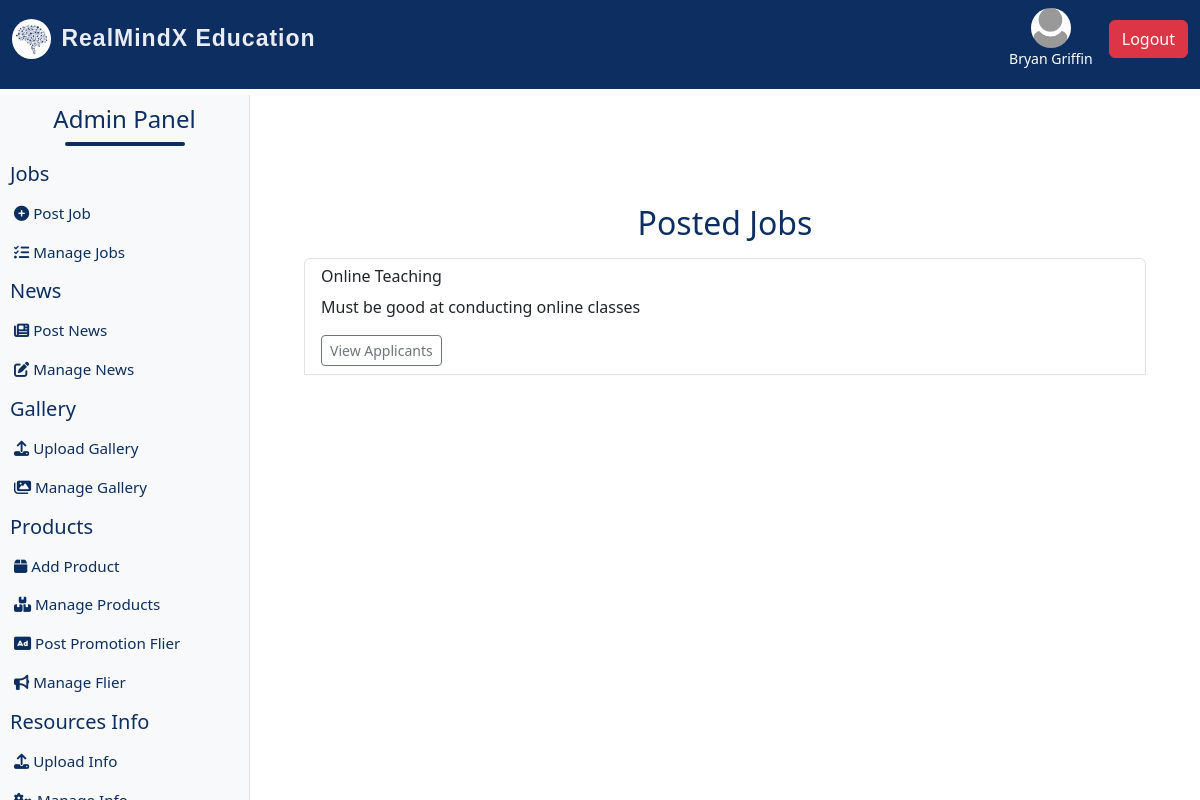
The app's page /admin/dashboard (signed in) with its own data.
### realmind/models/admin.py (models this page shows, shortened)
class Admin(UserMixin, db.Model):
    id = db.Column(db.Integer, primary_key=True)
    username = db.Column(db.String(150), unique=True, nullable=False)
    email = db.Column(db.String(150), unique=True, nullable=False)
    password = db.Column(db.String(150), nullable=False)
    profile_pic = db.Column(db.String(200), nullable=True)
    job_posts = db.relationship('JobPost', backref='admin', lazy=True)
    news_posts = db.relationship('News', backref='admin', lazy=True)
    @property
    def is_admin(self):
        return True

### realmind/models/job.py (models this page shows)
class JobPost(db.Model):
    id = db.Column(db.Integer, primary_key=True)
    title = db.Column(db.String(150), nullable=False)
    description = db.Column(db.Text, nullable=False)
    job_type = db.Column(db.String(50))
    requirements = db.Column(db.Text, nullable=False)
    date_posted = db.Column(db.DateTime, default=datetime.utcnow)
    admin_id = db.Column(db.Integer, db.ForeignKey('admin.id'), nullable=False)
    applications = db.relationship('Application', backref='job', cascade='all, delete-orphan', lazy=True)

### realmind/routes/admin_routes.py (the view)
@admin_bp.route('/admin/dashboard')
@login_required
def admin_dashboard():
    if not isinstance(current_user, Admin):
        return redirect(url_for('main.users_dashboard'))
    jobs = JobPost.query.filter_by(admin_id=current_user.id).all()
    return render_template('admin_dashboard.html', admin=current_user, jobs=jobs)

### realmind/templates/admin_dashboard.html (shortened to what this page needs)
{% extends 'index.html' %}
{% block content %}
<div class="container-fluid">
  <div class="row">
    <nav id="sidebar">
      <div>
        <div class="text-center mb-3">
          <h4 style="color:#0C2E60;">Admin Panel</h4>
          <div style="height: 4px; width: 120px; background-color: #0C2E60; margin: 0 auto; border-radius: 2px;"></div>
        </div>
        <h5 style="color:#0C2E60">Jobs</h5>
        <ul class="nav flex-column mb-2" >
          <li class="nav-item">
            <a class="nav-link" href="{{ url_for('admin.post_job') }}">
              <i class="fas fa-plus-circle"></i> <span>Post Job</span>
            </a>
          </li>
          <li class="nav-item">
            <a class="nav-link" href="{{ url_for('admin.admin_dashboard') }}">
              <i class="fas fa-tasks"></i> <span>Manage Jobs</span>
            </a>
          </li>
        </ul>
        <h5>News</h5>
        <ul class="nav flex-column mb-2">
          <li class="nav-item">
            <a class="nav-link" href="{{ url_for('admin.post_news') }}">
              <i class="fas fa-newspaper"></i> <span>Post News</span>
            </a>
          </li>
          <li class="nav-item">
            <a class="nav-link" href="{{ url_for('admin.admin_news_dashboard') }}">
              <i class="fas fa-edit"></i> <span>Manage News</span>
            </a>
          </li>
        </ul>
        <h5>Gallery</h5>
        <ul class="nav flex-column mb-2">
          <li class="nav-item">
            <a class="nav-link" href="{{ url_for('admin.upload_gallery') }}">
              <i class="fas fa-upload"></i> <span>Upload Gallery</span>
            </a>
          </li>
          <li class="nav-item">
            <a class="nav-link" href="{{ url_for('admin.manage_gallery') }}">
              <i class="fas fa-images"></i> <span>Manage Gallery</span>
            </a>
          </li>
        </ul>
        <h5>Products</h5>
        <ul class="nav flex-column mb-2">
          <li class="nav-item">
            <a class="nav-link" href="{{ url_for('admin.add_product') }}">
              <i class="fas fa-box"></i> <span>Add Product</span>
            </a>
          </li>
          <li class="nav-item">
            <a class="nav-link" href="{{ url_for('admin.manage_products') }}">
              <i class="fas fa-boxes"></i> <span>Manage Products</span>
            </a>
          </li>
          <li class="nav-item">
            <a class="nav-link" href="{{ url_for('admin.post_flier') }}">
              <i class="fas fa-ad"></i> <span>Post Promotion Flier</span>
            </a>
          </li>
          <li class="nav-item">
            <a class="nav-link" href="{{ url_for('admin.manage_fliers') }}">
              <i class="fas fa-bullhorn"></i> <span>Manage Flier</span>
            </a>
          </li>
        </ul>
        <h5>Resources Info</h5>
        <ul class="nav flex-column mb-2">
          <li class="nav-item">
            <a class="nav-link" href="{{ url_for('admin.upload_info') }}">
              <i class="fas fa-upload"></i> <span>Upload Info</span>
            </a>
          </li>
          <li class="nav-item">
            <a class="nav-link" href="{{ url_for('admin.manage_info') }}">
              <i class="fas fa-cogs"></i> <span>Manage Info</span>
            </a>
          </li>
        </ul>
      </div>
    </nav>
    <main id="mainContent" class="col">
      {% if jobs %}
        <h2 class="mb-3 text-center" style="color:#0C2E60">Posted Jobs</h2>
        <div class="list-group">
          {% for job in jobs %}
            <div class="list-group-item">
              <h6>{{ job.title }}</h6>
              <p>{{ job.description }}</p>
              <a href="{{ url_for('admin.view_applicants', job_id=job.id) }}" class="btn btn-outline-secondary btn-sm">View Applicants</a>
            </div><br>
          {% endfor %}
        </div>
      {% else %}
        <p class="text-muted">No jobs posted yet.</p>
      {% endif %}
    </main>
  </div>
</div>
{% endblock %}

### realmind/templates/index.html (shortened to what this page needs)
<!DOCTYPE html>
<html lang="en">
<head>
  <link rel="stylesheet" href="https://cdn.jsdelivr.net/npm/bootstrap@5.3.3/dist/css/bootstrap.min.css">
  <link rel="stylesheet" href="https://cdnjs.cloudflare.com/ajax/libs/font-awesome/6.6.0/css/all.min.css">
  <link rel="stylesheet" href="{{ url_for('static', filename='main.css') }}">
</head>
<body>
<nav class="navbar navbar-expand-lg navbar-dark bg-steel fixed-top">
  <div class="container-fluid">
<a class="navbar-brand d-flex align-items-center"
   href="{% if current_user.is_authenticated %}
            {% if current_user.is_admin %}
              {{ url_for('admin.admin_dashboard') }}
            {% else %}
              {{ url_for('user.users_dashboard') }}
            {% endif %}
         {% else %}
            {{ url_for('main.home') }}
         {% endif %}">
  <img src="{{ url_for('static', filename='images/brain.jpg') }}" alt="Logo" style="height: 40px; border-radius: 50%; margin-right: 10px;">
  RealMindX Education
</a>
    <div class="collapse navbar-collapse justify-content-end" id="navbarNav">
      <ul class="navbar-nav">
        {% if current_user.is_authenticated %}
        <li class="nav-item d-flex align-items-center ms-2">
          <div class="d-flex flex-column align-items-center text-white me-3">
            {% if current_user.profile_pic %}
              <img src="{{ url_for('static', filename='uploads/' ~ current_user.profile_pic) }}"
                   alt="Profile"
                   style="width: 40px; height: 40px; border-radius: 50%; object-fit: cover;">
            {% else %}
              <img src="{{ url_for('static', filename='images/default-profile.webp') }}"
                   alt="Default Profile"
                   style="width: 40px; height: 40px; border-radius: 50%; object-fit: cover;">
            {% endif %}
            <small>{{ current_user.username }}</small>
          </div>
          <a class="btn btn-danger" href="{{ url_for('auth.logout') }}">Logout</a>
        </li>
        {% endif %}
      </ul>
    </div>
  </div>
</nav>
<main class="container mt-5 pt-4">
  {% block content %}{% endblock %}
</main>
</body>
</html>

### realmind/static/main.css (style rules this page uses)
html,body { position: relative; color: #0f0505; display: flex; flex-direction: column; margin: 0; margin-top: 1.0rem; }
.container { flex: 1; }
.navbar { margin-bottom: 0; padding-bottom: 20px; }
.navbar-brand { text-decoration: none; font-family: "Poppins", sans-serif; font-size: 23px; font-weight: bold; color:rgb(233, 236, 243); letter-spacing: 1px; }
.bg-steel { background-color: #0C2E60; }
.navbar-nav a { font-size: 16px; font-weight: 400; display: flex; align-items: center; gap: 5px; color: #ffffff; }
h1, h2, h3, h4 { color: #0C2E60; }
#sidebar { width: 250px; height: calc(100vh - 70px); background-color: #ffffff; overflow-y: auto; border-right: 1px solid #dee2e6; padding: 1rem; position: sticky; top: 70px; z-index: 1; }
#sidebar .nav-link { font-size: 0.95rem; padding-left: 0.25rem; color: #000; }
@media (min-width: 768px) { #mainContent { margin-left: 250px; margin-top: 80px; } }

### realmind/templates/admin_dashboard.html (style rules this page uses)
h5 { color: #0C2E60 !important; }
.nav-link, .nav-link i, .nav-link span { color: #0C2E60 !important; }
#sidebar { position: fixed; top: 95px; left: 0; width: 250px; height: calc(100vh - 80px); background: #f8f9fa; padding: 10px; overflow-y: auto; border-right: 1px solid #ddd; transition: transform 0.3s ease-in-out, width 0.3s ease-in-out; }
#mainContent { margin-left: 250px; padding-top: 20px; transition: margin-left 0.3s ease-in-out; }

### records on screen
Admin: username "Bryan Griffin"
JobPost: title "Online Teaching", description "Must be good at conducting online classes"
